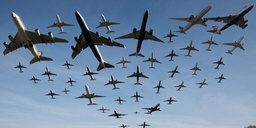
#> input picture images/test4.jpeg, 256 x 128 px, shrunk from 512 x 256 before the run
$ python main.py
#> lines starting #> are read from the running program, lines starting #| are printed output that depends on the picture; after the words box and inside, x2 and y2 are one past the last pixel; in counts of white or black regions, pixels touching at a corner belong together
import cv2
import sys

def ssd(arr1,arr2,n1,n2,l,b):
    sum = 0.0
    for i in range(0,n1):
        for j in range(0,n2):
            sum = sum + (float(arr1[i][j]) - float(arr2[l+i][b+j]))**2
    return sum

def traverse(arr1,arr2,arr,h1,n1,h2,n2):
    for i in range(0,h1-n1+1):
        for j in range(0,h2-n2+1):
            val = ssd(arr1,arr2,n1,n2,i,j)
            arr.append((val,i,j))
    return arr

#1,2,3
img_rgb = cv2.imread('images/test4.jpeg')
#> img_rgb is the input picture: shape (128, 256, 3); mean B, G, R 162.5, 134.3, 110.2
img_gray = cv2.cvtColor(img_rgb,cv2.COLOR_BGR2GRAY)
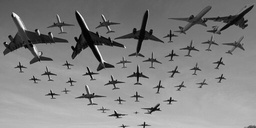
#> img_gray: shape (128, 256); min 0, max 253, mean 130.3
template = cv2.imread('images/template4.jpeg',0)
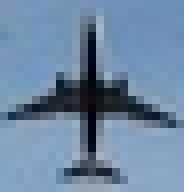
#> input picture images/template4.jpeg, 23 x 24 px, shrunk from 46 x 47 before the run (shown 8 times larger)
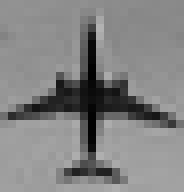
#> template: shape (24, 23) (shown 8 times larger); min 0, max 178, mean 130.5

arr=[(sys.float_info.max,0,0)]

h1,h2 = img_gray.shape[::]
#> h1 = 128; h2 = 256
n1,n2 = template.shape[::]
#> n1 = 24; n2 = 23

arr = traverse(template,img_gray,arr,h1,n1,h2,n2)
arr.sort()

mini = arr[0][0]

for i in range(0,len(arr)):
    if arr[i][0] <= (1.2*mini):
        top_left = (arr[i][2],arr[i][1])
        bottom_right = (top_left[0] + n2, top_left[1] + n1)
        cv2.rectangle(img_rgb,top_left,bottom_right,(255,0,0),2)
    else:
        break
#> this loop made 5 passes
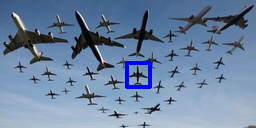
#> img_rgb: shape (128, 256, 3); 1.14% of pixels changed, all inside (x1, y1, x2, y2) = (125, 61, 152, 89)

cv2.imshow('Matched image',img_rgb)
cv2.waitKey()
cv2.destroyAllWindows()
